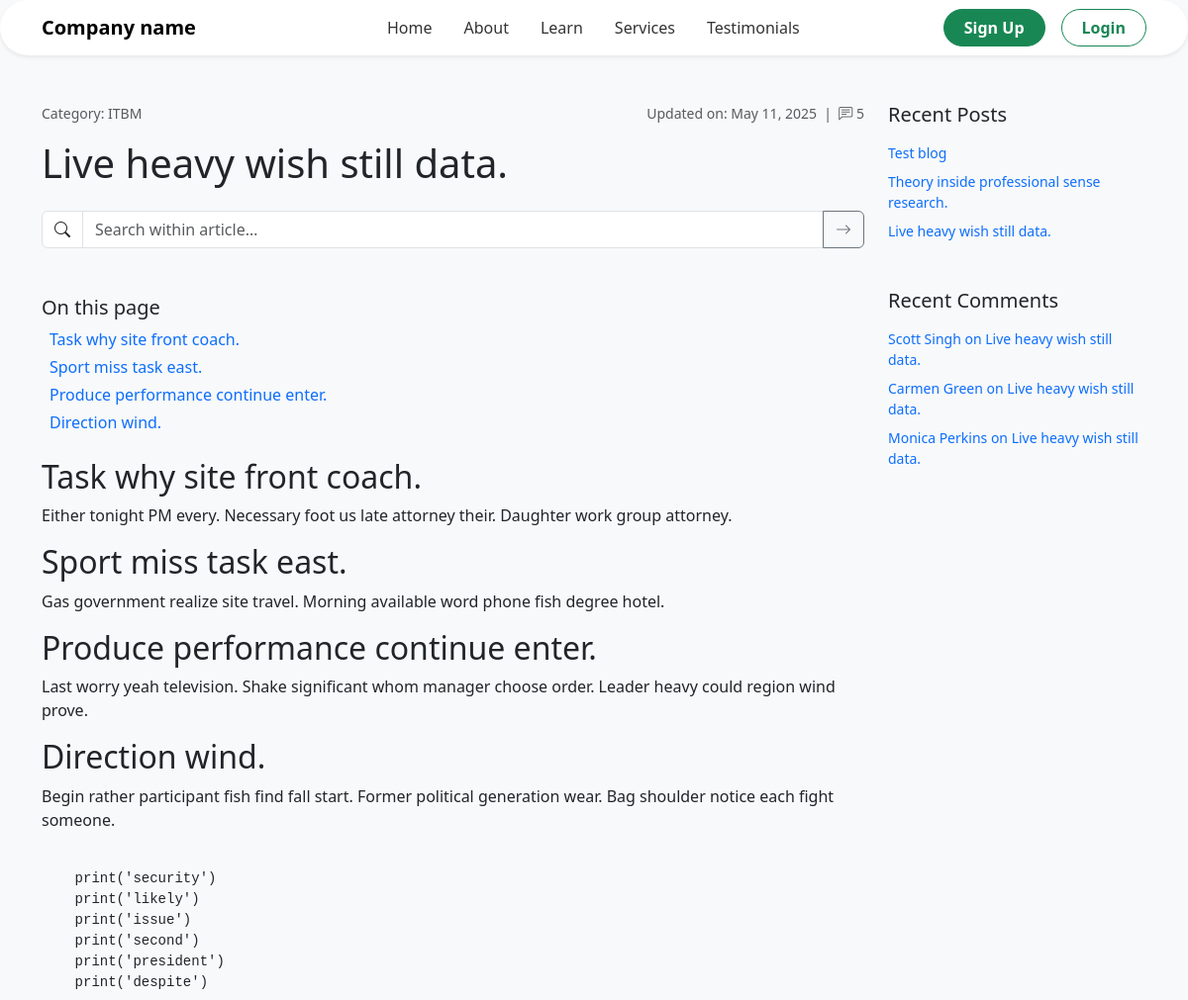
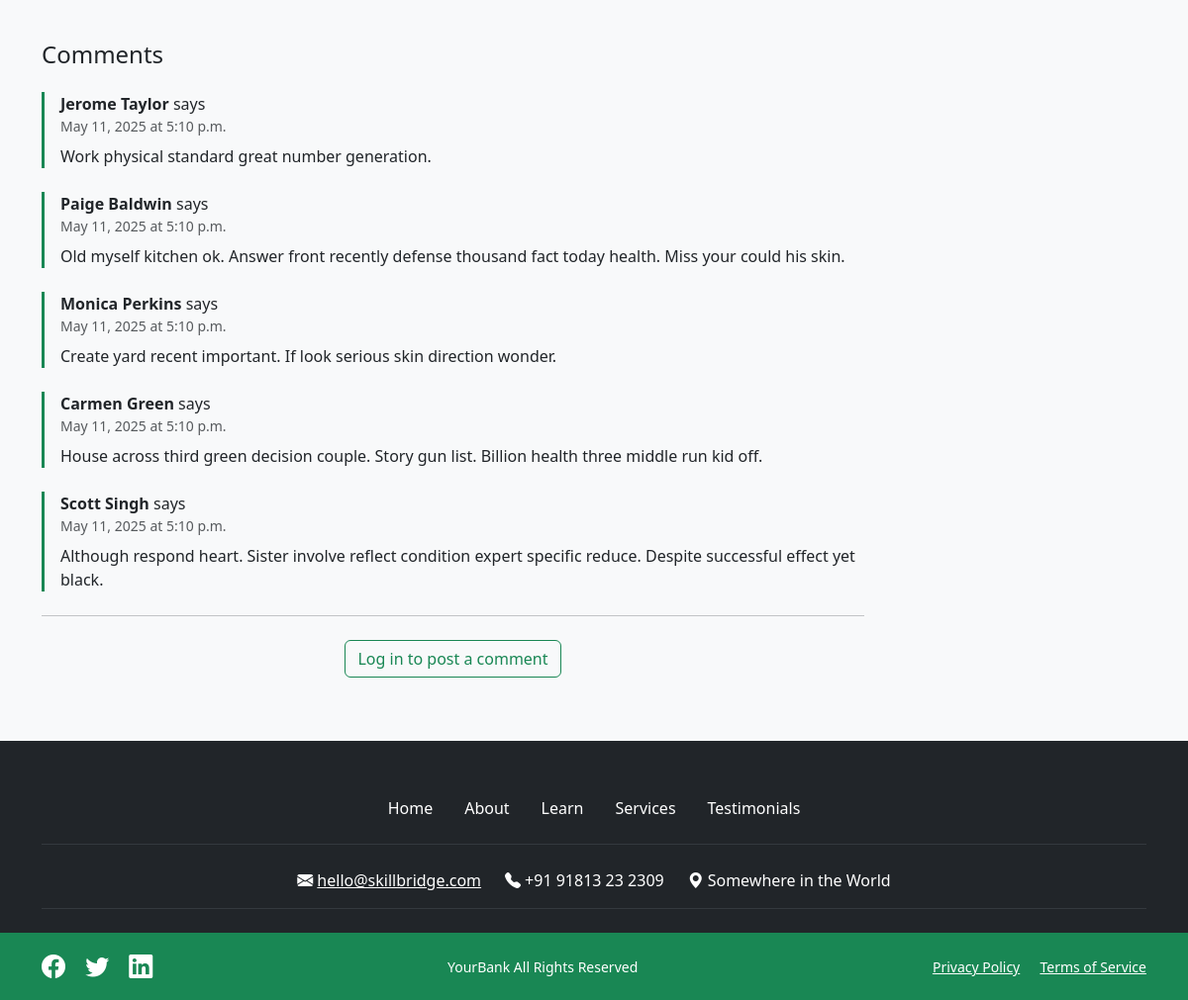
/blogs/probably-mr-room/, run on the app's committed database (2 pictures, top to bottom).
### blog/models.py (models this page shows, shortened)
class Blog(models.Model):
    title = models.CharField(max_length=200)
    slug = models.SlugField(unique=True, blank=True)
    description = models.TextField()
    category    = models.ForeignKey(Category, related_name='blogs', on_delete=models.PROTECT)
    content = models.TextField()
    created_at = models.DateTimeField(auto_now_add=True)
    updated_at  = models.DateTimeField(auto_now=True)
    objectives = models.ManyToManyField(Objective, blank=True)
    products = models.ManyToManyField(Product, blank=True)
    levels = models.ManyToManyField(Level, blank=True)
    roles = models.ManyToManyField(Role, blank=True)
    skills = models.ManyToManyField(Skill, blank=True)
    image = models.ImageField(
        upload_to='blogs/',
        blank=True, null=True,
        default='images/placeholder.png'
    )
    class Meta:
        ordering = ['-updated_at']

class Category(models.Model):
    name = models.CharField(max_length=100, unique=True)

class Comment(models.Model):
    blog       = models.ForeignKey(Blog, related_name='comments', on_delete=models.CASCADE)
    name       = models.CharField(max_length=100)
    email      = models.EmailField(null=True, blank=True)
    comment    = models.TextField()
    created_at = models.DateTimeField(auto_now_add=True)

### blog/views.py (the view)
# urls.py: path('<slug:slug>/', views.blog_detail, name='detail'),
def blog_detail(request, slug):
    blog = get_object_or_404(Blog, slug=slug)
    soup = BeautifulSoup(blog.content, 'html.parser')
    toc = []
    for header in soup.find_all(['h2','h3']):
        text = header.get_text(strip=True)
        hid = header.get('id') or slugify(text)
        header['id'] = hid
        toc.append({
            'id':    hid,
            'text':  text,
            'level': int(header.name[1]),  # 2 for h2, 3 for h3
        })
    blog.content = str(soup)
    comments = blog.comments.order_by('created_at')
    recent_posts = Blog.objects.order_by('-created_at')[:3]
    recent_comments = blog.comments.order_by('-created_at')[:3]
    if request.method == 'POST':
        if not request.user.is_authenticated:
            messages.error(request, "You must be logged in to post a comment.")
            return redirect(f"{reverse('sign_in')}?next={request.path}")
        form = CommentForm(request.POST)
        if form.is_valid():
            c = form.save(commit=False)
            c.blog = blog
            c.save()
            messages.success(request, "Your comment has been posted!")
            return redirect('blog:detail', slug=slug)
    else:
        form = CommentForm()
    return render(request, 'blog/blog_detail.html', {
        'blog': blog,
        'toc': toc,
        'comments': comments,
        'recent_posts': recent_posts,
        'recent_comments': recent_comments,
        'form': form,
    })

### blog/forms.py
class CommentForm(forms.ModelForm):
    class Meta:
        model = Comment
        fields = ['name', 'email', 'comment']
        widgets = {
            'name': forms.TextInput(attrs={
                'class': 'form-control',
                'placeholder': 'Your Name'
            }),
            'email': forms.EmailInput(attrs={
                'class': 'form-control',
                'placeholder': 'you@example.com'
            }),
            'comment': forms.Textarea(attrs={
                'class': 'form-control',
                'rows': 4,
                'placeholder': 'Your comment'
            }),
        }
        labels = {
            'name': 'Name',
            'email': 'Email',
            'comment': 'Comment',
        }

### blog/templates/blog/blog_detail.html (shortened to what this page needs)
{% extends "base.html" %}
{% load static %}
{% block content %}
<section class="py-5 bg-light">
  <div class="container">
    <div class="row gx-4">
      <main class="col-lg-9">
        <div class="d-flex justify-content-between text-muted small mb-3">
          <div>Category: {{ blog.category.name }}</div>
          <div>
            Updated on: {{ blog.updated_at|date:"F j, Y" }}
            &nbsp;|&nbsp;
            <i class="bi bi-chat-left-text"></i> {{ comments|length }}
          </div>
        </div>
        <h1 class="mb-4">{{ blog.title }}</h1>
        <form class="mb-5">
          <div class="input-group">
            <span class="input-group-text bg-white">
              <i class="bi bi-search"></i>
            </span>
            <input
              type="text"
              class="form-control"
              placeholder="Search within article…"
            />
            <button class="btn btn-outline-secondary">
              <i class="bi bi-arrow-right"></i>
            </button>
          </div>
        </form>
        {% if toc %}
        <nav class="mb-4">
          <h5>On this page</h5>
          <ul class="list-unstyled">
            {% for item in toc %}
              <li class="{% if item.level == 2 %}ps-2{% else %}ps-4{% endif %} mb-1">
                <a href="#{{ item.id }}" class="text-decoration-none">{{ item.text }}</a>
              </li>
            {% endfor %}
          </ul>
        </nav>
        {% endif %}
        <div class="blog-content mb-5">
          {{ blog.content|safe }}
        </div>
        <h4 class="mb-4">Comments</h4>
        {% for comment in comments %}
          <div
            id="comment-{{ comment.id }}"
            class="mb-4 border-start border-3 border-success ps-3"
          >
            <strong>{{ comment.name }}</strong> says
            <div class="text-muted small">
              {{ comment.created_at|date:"F j, Y \\a\\t g:i a" }}
            </div>
            <p class="mt-2">{{ comment.comment }}</p>
          </div>
        {% empty %}
          <p class="text-muted">No comments yet.</p>
        {% endfor %}
        <hr class="my-4" />
        {% if user.is_authenticated %}
          <div class="card shadow-sm rounded-3 p-4">
            <h5 class="mb-3">Add a comment</h5>
            <form method="post" action=".">
              {% csrf_token %}
              {{ form.non_field_errors }}
              <div class="row g-3">
                <div class="col-md-6">
                  {{ form.name.label_tag }}
                  {{ form.name }}
                  {% if form.name.errors %}
                    {% for err in form.name.errors %}
                      <div class="text-danger small">{{ err }}</div>
                    {% endfor %}
                  {% endif %}
                </div>
                <div class="col-md-6">
                  {{ form.email.label_tag }}
                  {{ form.email }}
                  {% if form.email.errors %}
                    {% for err in form.email.errors %}
                      <div class="text-danger small">{{ err }}</div>
                    {% endfor %}
                  {% endif %}
                </div>
              </div>
              <div class="mt-3">
                {{ form.comment.label_tag }}
                {{ form.comment }}
                {% if form.comment.errors %}
                  {% for err in form.comment.errors %}
                    <div class="text-danger small">{{ err }}</div>
                  {% endfor %}
                {% endif %}
              </div>
              <button
                type="submit"
                class="btn btn-success btn-pill w-100 mt-3"
              >
                Comment
              </button>
            </form>
          </div>
        {% else %}
          <p class="text-center">
            <a
              href="{% url 'sign_in' %}?next={{ request.path }}"
              class="btn btn-outline-success"
            >
              Log in to post a comment
            </a>
          </p>
        {% endif %}
      </main>
      <aside class="col-lg-3">
        <div class="mb-5">
          <h5 class="mb-3">Recent Posts</h5>
          <ul class="list-unstyled small">
            {% for post in recent_posts %}
              <li class="mb-2">
                <a
                  href="{% url 'blog:detail' post.slug %}"
                  class="text-decoration-none"
                >
                  {{ post.title }}
                </a>
              </li>
            {% endfor %}
          </ul>
        </div>
        <div>
          <h5 class="mb-3">Recent Comments</h5>
          <ul class="list-unstyled small">
            {% for c in recent_comments %}
              <li class="mb-2">
                <a
                  href="{% url 'blog:detail' c.blog.slug %}#comment-{{ c.id }}"
                  class="text-decoration-none"
                >
                  {{ c.name }} on {{ c.blog.title }}
                </a>
              </li>
            {% endfor %}
          </ul>
        </div>
      </aside>
    </div>
  </div>
</section>
{% endblock content %}

### data on the page
Blog: category.name "ITBM", updated_at "May 11, 2025", title "Live heavy wish still data.", content "Task why site front coach. Either tonight PM every. Necessary foot us late attorney their. Daughter work group attorney. Sport miss task east. Gas government realize site travel. Morning available word phone fish degree hotel. Produce performance continue enter. Last worry yeah television. Shake significant whom manager choose order. Leader heavy could region wind prove. Direction wind. Begin rather participant fish find fall start. Former political generation wear. Bag shoulder notice each fight someone. print('security') print('likely') print('issue') print('second') print('president') print('despite')"
Comment: name "Jerome Taylor", created_at "May 11, 2025 at 5:10 p.m.", comment "Work physical standard great number generation."
Comment: name "Paige Baldwin", created_at "May 11, 2025 at 5:10 p.m.", comment "Old myself kitchen ok. Answer front recently defense thousand fact today health. Miss your could his skin."
Comment: name "Monica Perkins", created_at "May 11, 2025 at 5:10 p.m.", comment "Create yard recent important. If look serious skin direction wonder.", blog "Live heavy wish still data."
Comment: name "Carmen Green", created_at "May 11, 2025 at 5:10 p.m.", comment "House across third green decision couple. Story gun list. Billion health three middle run kid off.", blog "Live heavy wish still data."
Comment: name "Scott Singh", created_at "May 11, 2025 at 5:10 p.m.", comment "Although respond heart. Sister involve reflect condition expert specific reduce. Despite successful effect yet black.", blog "Live heavy wish still data."
Blog: title "Test blog"
Blog: title "Theory inside professional sense research."

### other printed values
{{ comments|length }} "5"
{{ item.text }} "Task why site front coach." "Sport miss task east." "Produce performance continue enter." "Direction wind."
